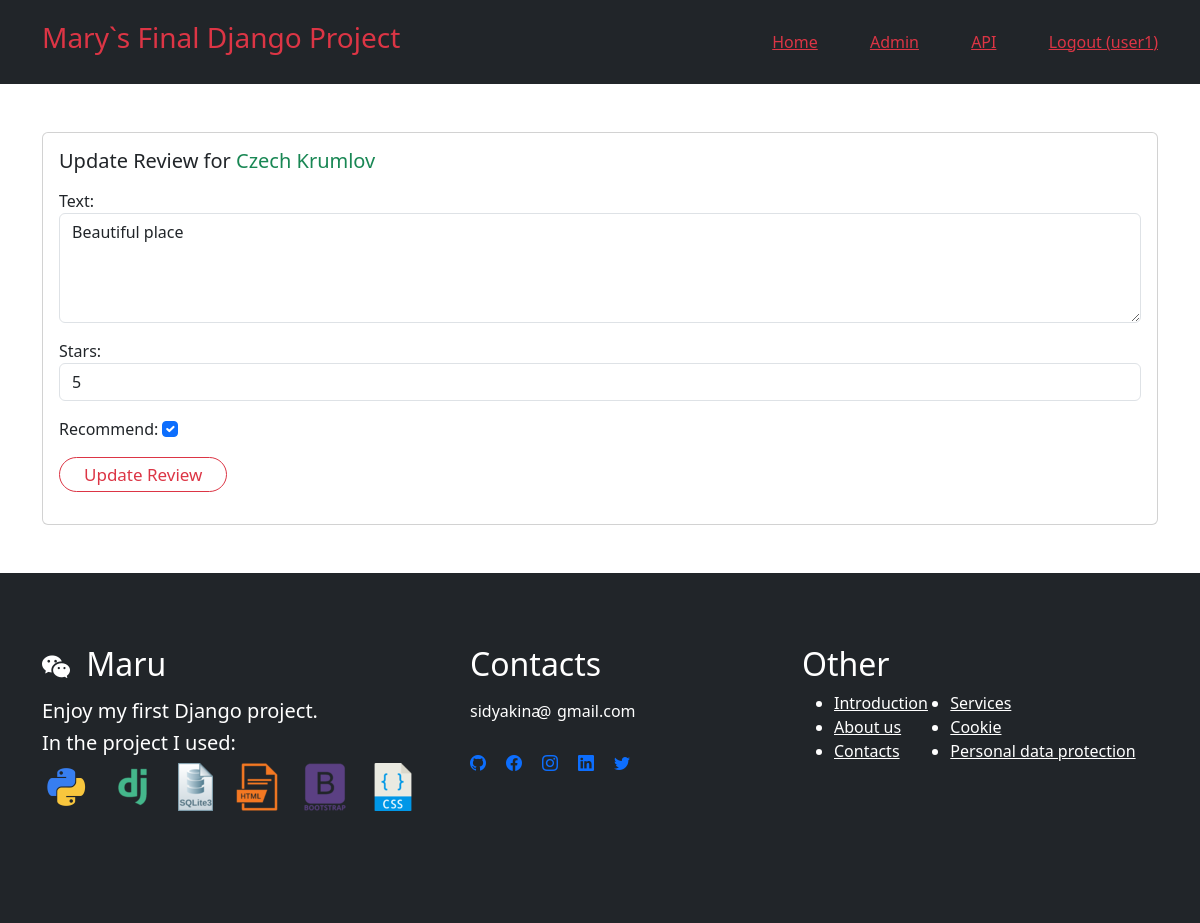
Screenshot of /review/8 (signed in) with the database file from the repository.
### shop/models.py (models this page shows, shortened)
class Review(models.Model):
    text = models.CharField(max_length=300)
    date = models.DateTimeField(auto_now_add=True)
    user = models.ForeignKey(User, on_delete=models.CASCADE)
    tour = models.ForeignKey(Tour, on_delete=models.CASCADE)
    stars = models.IntegerField()
    recommend = models.BooleanField()

class Tour(models.Model):
    title = models.CharField(max_length=300)
    description = models.CharField(max_length=900)
    price = models.IntegerField()
    place_qty = models.IntegerField()
    image = models.ImageField(upload_to='shop/images/')
    meeting_time = models.CharField(max_length=5)
    meeting_place = models.CharField(max_length=100)
    duration = models.FloatField(blank=True)
    category = models.ForeignKey(Category, on_delete=models.CASCADE)
    created_at = models.DateTimeField(default=timezone.now)

### shop/views.py (the view, shortened to what this page needs)
# urls.py: path('review/<int:review_id>', views.updatereview, name='updatereview'),
@login_required
def updatereview(request, review_id):
    review = get_object_or_404(Review, pk=review_id, user=request.user)
    if request.method == 'GET':
        form = ReviewForm(instance=review)
        return render(request, 'shop/updatereview.html', {'review': review, 'form': form})

### shop/forms.py
class ReviewForm(ModelForm):
    def __init__(self, *args, **kwargs):
        super(ModelForm, self).__init__(*args, **kwargs)
        self.fields['text'].widget.attrs.update({'class': 'form-control'})
        self.fields['stars'].widget.attrs.update({'class': 'form-control'})
        self.fields['recommend'].widget.attrs.update(
            {'class': 'form-check-input'})
    class Meta:
        model = Review
        fields = ['text', 'stars', 'recommend']
        labels = {
            'recommend': ('Recommend'),
            'stars': ('Stars')
        }
        widgets = {
            'text': Textarea(attrs={'rows': 4}),
        }

### templates/shop/updatereview.html (shortened to what this page needs)
{% extends 'base.html' %}
{% load static %}
{% block content %}
<div class="container mb-5">
    <div class="card my-5">
        <div class="row g-0">
            <div>
                <div class="card-body">
                    <h5 class="card-title">
                        Update Review for <span class="text-success"> {{ review.tour.title }}</span>
                    </h5>
                    <p class="card-text">
                    <form method="POST">
                        {{ form.as_p }}
                        <button type="submit" class="btn btnwhite border border-danger border-1 rounded-pill px-4 py-1 text-danger me-2">
                            Update Review
                        </button>
                    </form>
                    </p>
                </div>
            </div>
        </div>
    </div>
</div>
{% endblock content %}

### templates/base.html (shortened to what this page needs)
<!DOCTYPE html>
{% load static %}
<html lang="en">
<head>
    <link href="https://cdn.jsdelivr.net/npm/bootstrap@5.3.0/dist/css/bootstrap.min.css" rel="stylesheet"
>
    <link rel="stylesheet" href="https://cdn.jsdelivr.net/npm/bootstrap-icons@1.10.5/font/bootstrap-icons.css"> {% comment %} icons {% endcomment %}
    <link rel="stylesheet" type="text/css" href="{%static '../static/style.css'%}">
</head>
<body>
    <nav class="navbar navbar-dark bg-dark sticky-top p-3">
        <div class="container">
            <a href="{% url 'shop:index'%}" class="navbar-brand text-danger"><h3>Mary`s Final Django Project</h3></a>
            <span class="navbar-text">
                <a href="{% url 'shop:index'%}" class="me-5 text-danger">Home</a>
                <a href="/admin/" class="me-5 text-danger" target="_blank">Admin</a>
                <a href="api/v1/" class="me-5 text-danger" target="_blank">API</a>
                {% if user.is_authenticated %}
                <a class="text-danger" href="{% url 'logoutaccount' %}">Logout ({{ user.username }})</a>
                {% else %}
                <a class="me-4 text-danger" href="{% url 'loginaccount' %}">Login</a>
                <a class="text-danger" href="{% url 'signupaccount' %}">Sign Up</a>
                {% endif %}
            </span>
        </div>
    </nav>
    <main>
            {% block content %}
            {% endblock %}
    </main>
    <footer class="bg-dark pt-4">
        <div class="container text-white py-5">
            <div class="row pb-5">
                <div class="col-12 col-md-6 col-lg-4 mb-3">
                    <h2 class="mb-3"><i class="bi bi-wechat fs-3 me-2"></i> Maru</h2>
                    <h5>Enjoy my first Django project.</h5><h5>In the project I used:</h5>
                        <div class="foot_icons">
                            <ul>
                                <li><a href="https://docs.python.org/3/" target="_blank"><img src="../media/shop/images/icon_python.png" alt="Python"></a></li>
                                <li><a href="https://docs.djangoproject.com/en/4.2/" target="_blank"><img src="../media/shop/images/icon_django.png" alt="Django"></a></li>
                                <li><a href="https://www.sqlite.org/index.html" target="_blank"><img src="../media/shop/images/icon_sqlite3.png" alt="SQLite3"></a></li>
                                <li><a href="#" target="_blank"><img src="../media/shop/images/icon_html.png" alt="HTML"></a></li>
                                <li><a href="https://getbootstrap.com/" target="_blank"><img src="../media/shop/images/icon_bootstrap.png" alt="Bootstrap"></a></li>
                                <li><a href="#" target="_blank"><img src="../media/shop/images/icon_css.png" alt="CSS"></a></li>
                            </ul>
                        </div>
                </div>
                <div class="col-12 col-md-6 col-lg-4 mb-3">
                    <h2 class="mb-3 ps-5">Contacts</h2>
                    <p class="mb-1 ps-5">sidyakina &nbsp;&nbsp;&nbsp;gmail.com</p>
                    <span class="at ps-5">@</span>
                    <div class="foot_icons">
                        <ul class="ps-5">
                            <li><a href="https://www.github.com/"><i class="bi bi-github"></i></a></li>
                            <li><a href="https://www.facebook.com/"><i class="bi bi-facebook"></i></a></li>
                            <li><a href="https://www.instagram.com/"><i class="bi bi-instagram"></i></a></li>
                            <li><a href="https://www.linkedin.com/"><i class="bi bi-linkedin"></i></a></li>
                            <li><a href="https://www.twitter.com/"><i class="bi bi-twitter"></i></a></li>
                        </ul>
                    </div>
                </div>
                <div class="col-12 col-lg-4">
                    <h2>Other</h2>
                    <ul class="columns-2 d-flex">
                        <li><a href="#">Introduction</a></li>
                        <li><a href="#">About us</a></li>
                        <li><a href="#">Contacts</a></li>
                        <li><a href="#">Services</a></li>
                        <li><a href="#">Cookie</a></li>
                        <li><a href="#">Personal data protection</a></li>
                    </ul>
                </div>
            </div>
        </div>
    </footer>
</body>
</html>

### shop/static/style.css (style rules this page uses)
.foot_icons ul { list-style-type: none; display: inline-flex; margin: 0; padding: 0; }
.foot_icons ul li { margin-right: 20px; justify-content: start; }
.columns-2 { height: 80px; flex-direction: column; flex-wrap: wrap; }
.columns-2 a { color: white; }
.at { position: relative; top: -27px; left: 67px; }
.btnwhite { text-decoration: none; padding: 5px; font-size: 17px; }

### rows the page displays
Review: tour "Czech Krumlov", text "Beautiful place", stars "5", recommend "☑"

### other values shown
{{ user.username }} "user1"
